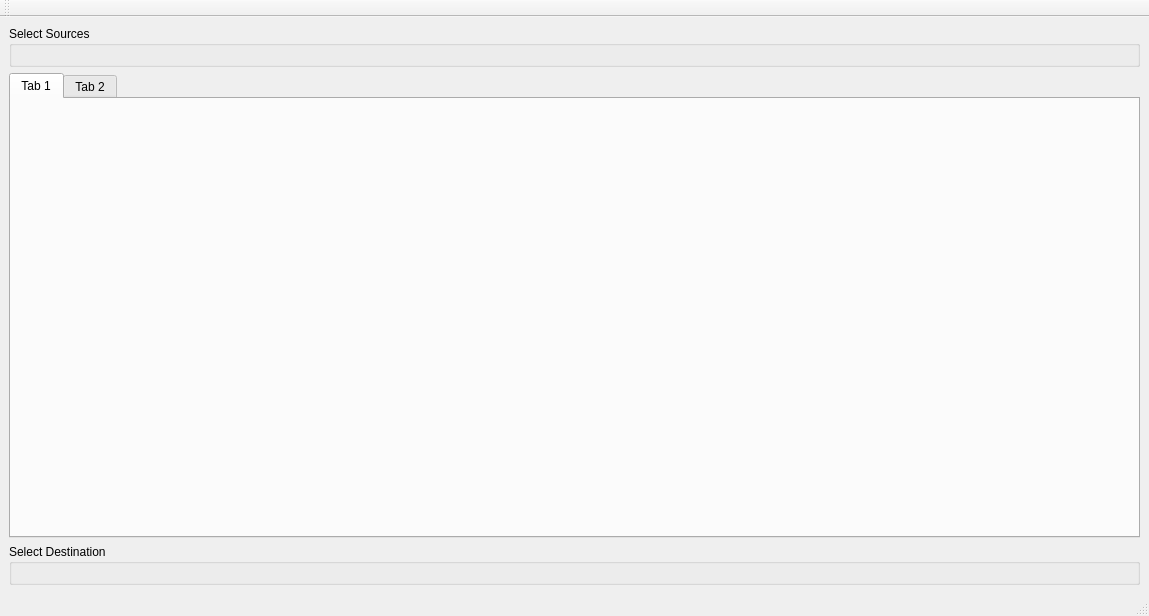
<?xml version="1.0" encoding="UTF-8"?>
<ui version="4.0">
 <class>MainWindow</class>
 <widget class="QMainWindow" name="MainWindow">
  <property name="geometry">
   <rect>
    <x>0</x>
    <y>0</y>
    <width>1149</width>
    <height>616</height>
   </rect>
  </property>
  <property name="windowTitle">
   <string>MainWindow</string>
  </property>
  <widget class="QWidget" name="CentralWidget">
   <layout class="QVBoxLayout" name="verticalLayout">
    <item>
     <widget class="QGroupBox" name="inputGroupBox">
      <property name="title">
       <string>Select Sources </string>
      </property>
      <layout class="QGridLayout" name="gridLayout_3">
       <item row="0" column="0">
        <widget class="SelectSourceUI" name="SelectSourceWidget" native="true"/>
       </item>
      </layout>
     </widget>
    </item>
    <item>
     <widget class="QTabWidget" name="avTabWidget">
      <property name="currentIndex">
       <number>0</number>
      </property>
      <widget class="QWidget" name="tab">
       <attribute name="title">
        <string>Tab 1</string>
       </attribute>
       <layout class="QGridLayout" name="gridLayout">
        <item row="0" column="0">
         <layout class="QVBoxLayout" name="verticalLayout_2">
          <item>
           <widget class="AudioInterface" name="AudioUIWidget" native="true"/>
          </item>
          <item>
           <widget class="ProcessModeUI" name="ProcessModeUIWidget" native="true"/>
          </item>
          <item>
           <spacer name="verticalSpacer">
            <property name="orientation">
             <enum>Qt::Orientation::Vertical</enum>
            </property>
            <property name="sizeType">
             <enum>QSizePolicy::Policy::MinimumExpanding</enum>
            </property>
            <property name="sizeHint" stdset="0">
             <size>
              <width>20</width>
              <height>40</height>
             </size>
            </property>
           </spacer>
          </item>
         </layout>
        </item>
        <item row="0" column="1">
         <widget class="VideoUI" name="VideoUIWidget" native="true"/>
        </item>
       </layout>
      </widget>
      <widget class="QWidget" name="tab_2">
       <attribute name="title">
        <string>Tab 2</string>
       </attribute>
       <widget class="QFrame" name="frame">
        <property name="geometry">
         <rect>
          <x>370</x>
          <y>10</y>
          <width>701</width>
          <height>381</height>
         </rect>
        </property>
        <property name="frameShape">
         <enum>QFrame::Shape::NoFrame</enum>
        </property>
        <property name="frameShadow">
         <enum>QFrame::Shadow::Raised</enum>
        </property>
        <layout class="QGridLayout" name="gridLayout_4">
         <item row="0" column="0">
          <widget class="OutputDisplayUI" name="OutputDisplayWidget" native="true"/>
         </item>
        </layout>
       </widget>
      </widget>
     </widget>
    </item>
    <item>
     <widget class="QGroupBox" name="outputGroupBox">
      <property name="sizePolicy">
       <sizepolicy hsizetype="Preferred" vsizetype="Preferred">
        <horstretch>0</horstretch>
        <verstretch>0</verstretch>
       </sizepolicy>
      </property>
      <property name="title">
       <string>Select Destination </string>
      </property>
      <layout class="QGridLayout" name="gridLayout_2">
       <property name="topMargin">
        <number>9</number>
       </property>
       <property name="bottomMargin">
        <number>9</number>
       </property>
       <property name="verticalSpacing">
        <number>6</number>
       </property>
       <item row="0" column="0">
        <widget class="SaveAsUI" name="SaveASWidget" native="true">
         <property name="sizePolicy">
          <sizepolicy hsizetype="Preferred" vsizetype="Preferred">
           <horstretch>0</horstretch>
           <verstretch>0</verstretch>
          </sizepolicy>
         </property>
        </widget>
       </item>
      </layout>
     </widget>
    </item>
   </layout>
  </widget>
  <widget class="QMenuBar" name="menubar">
   <property name="geometry">
    <rect>
     <x>0</x>
     <y>0</y>
     <width>1149</width>
     <height>23</height>
    </rect>
   </property>
  </widget>
  <widget class="QStatusBar" name="statusbar"/>
  <widget class="QToolBar" name="toolbar">
   <property name="windowTitle">
    <string>toolBar</string>
   </property>
   <attribute name="toolBarArea">
    <enum>TopToolBarArea</enum>
   </attribute>
   <attribute name="toolBarBreak">
    <bool>false</bool>
   </attribute>
  </widget>
  <action name="actionEncode">
   <property name="text">
    <string>Encode</string>
   </property>
   <property name="menuRole">
    <enum>QAction::MenuRole::NoRole</enum>
   </property>
  </action>
  <action name="actionCancel">
   <property name="text">
    <string>Stop</string>
   </property>
   <property name="menuRole">
    <enum>QAction::MenuRole::NoRole</enum>
   </property>
  </action>
  <action name="actionAbout">
   <property name="text">
    <string>About</string>
   </property>
   <property name="toolTip">
    <string>About Qt</string>
   </property>
   <property name="menuRole">
    <enum>QAction::MenuRole::NoRole</enum>
   </property>
  </action>
 </widget>
 <customwidgets>
  <customwidget>
   <class>SelectSourceUI</class>
   <extends>QWidget</extends>
   <header>select_source_ui.h</header>
   <container>1</container>
  </customwidget>
  <customwidget>
   <class>VideoUI</class>
   <extends>QWidget</extends>
   <header>video_ui.h</header>
   <container>1</container>
  </customwidget>
  <customwidget>
   <class>SaveAsUI</class>
   <extends>QWidget</extends>
   <header>save_as_ui.h</header>
   <container>1</container>
  </customwidget>
  <customwidget>
   <class>AudioInterface</class>
   <extends>QWidget</extends>
   <header>audio_interface.h</header>
   <container>1</container>
  </customwidget>
  <customwidget>
   <class>OutputDisplayUI</class>
   <extends>QWidget</extends>
   <header>output_display_ui.h</header>
   <container>1</container>
  </customwidget>
  <customwidget>
   <class>ProcessModeUI</class>
   <extends>QWidget</extends>
   <header location="global">process_mode_ui.h</header>
   <container>1</container>
  </customwidget>
 </customwidgets>
 <resources/>
 <connections/>
</ui>
